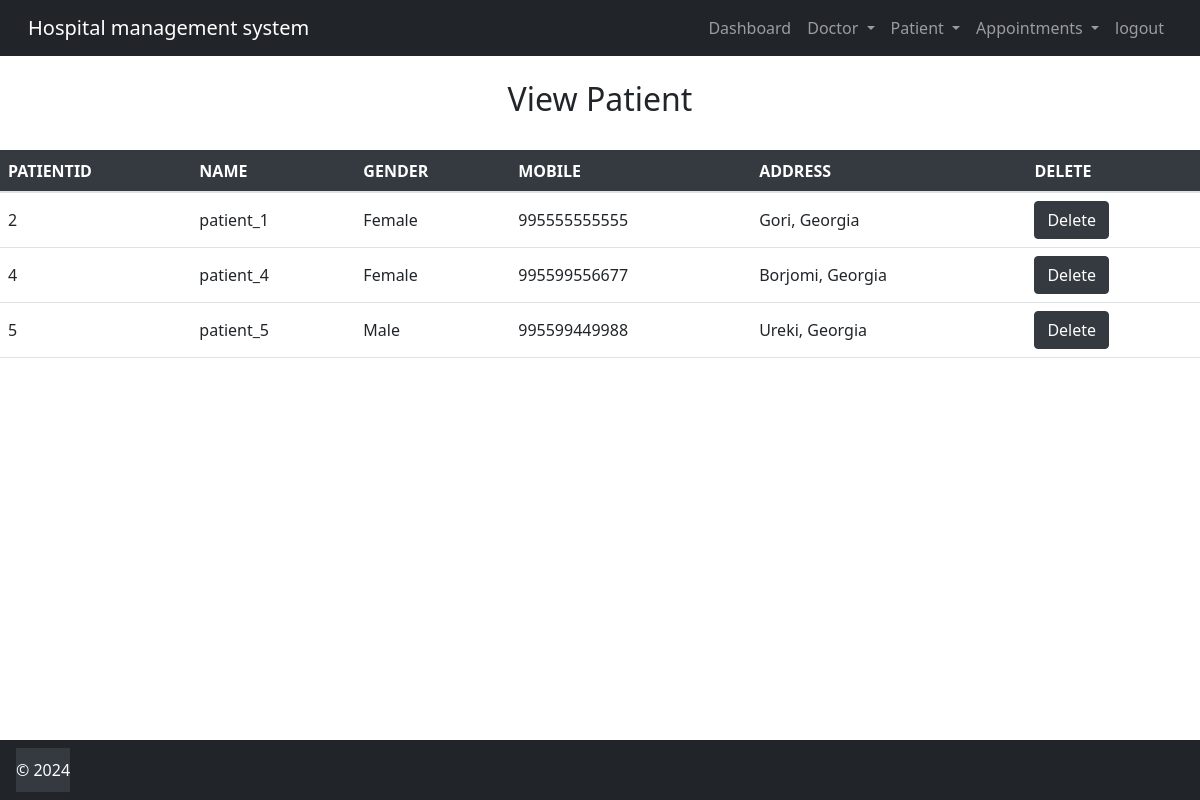
Page /view_patient/ (signed in) on the committed database.
### hospital_management_studio/models.py (models this page shows, shortened)
class Patient(models.Model):
    Name = models.CharField(max_length=50)
    gender = models.CharField(max_length=10, choices=[('M', 'Male'), ('F', 'Female')])
    mobile = models.IntegerField(null=True, blank=True)
    address = models.TextField()

### hospital_management_studio/views.py (the view)
# urls.py: path('view_patient/', View_Patient, name='view_patient'),
def View_Patient(request):
    if not request.user.is_staff:
        return redirect('login')
    doc = Patient.objects.all()
    d = {'doc' : doc}
    return render(request, 'view_patient.html', d)

### templates/view_patient.html (shortened to what this page needs)
{% include 'base.html' %}
{% include 'navigation.html' %}
{% block content %}
<div>
    <br>
    <h2 class="text-center">View Patient</h2>
    <br>
    <table id="example" class="table table-hover display" style="width:100%">
        <thead>
        <tr>
            <th>PatientId</th>
            <th>Name</th>
            <th>Gender</th>
            <th>Mobile</th>
            <th>Address</th>
            <th>Delete</th>
        </tr>
        </thead>
        <tbody>
        {% for i in doc %}
        <tr>
            <td>{{ i.id }}</td>
            <td>{{ i.Name }}</td>
            <td>{{ i.gender }}</td>
            <td>{{ i.mobile }}</td>
            <td>{{ i.address }}</td>
            <td><a href="{% url 'delete_patient' i.id %}" onclick="return confirm('Are you sure?')"
                   class="btn btn-danger">Delete</a></td>
        </tr>
        {% endfor %}
        </tbody>
    </table>
</div>
{% endblock content %}
{% include 'footer.html' %}

### templates/view_patient.html (style rules this page uses)
.table th { background-color: #343a40; color: #fff; border-color: #343a40; text-transform: uppercase; font-weight: bold; }
.table td { vertical-align: middle; }
.btn-danger { background-color: #343a40; border-color: #343a40; }

### rows in the picture
Patient: id "2", Name "patient_1", gender "Female", mobile "995555555555", address "Gori, Georgia"
Patient: id "4", Name "patient_4", gender "Female", mobile "995599556677", address "Borjomi, Georgia"
Patient: id "5", Name "patient_5", gender "Male", mobile "995599449988", address "Ureki, Georgia"
